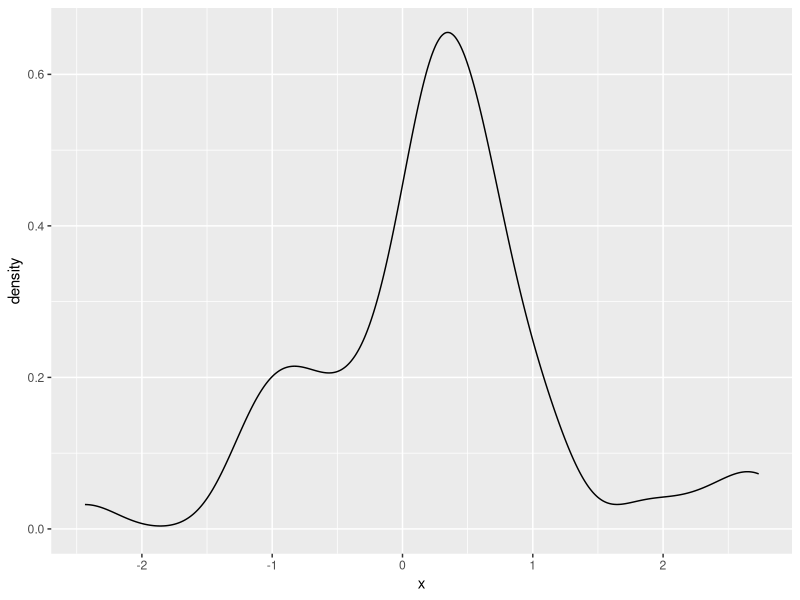
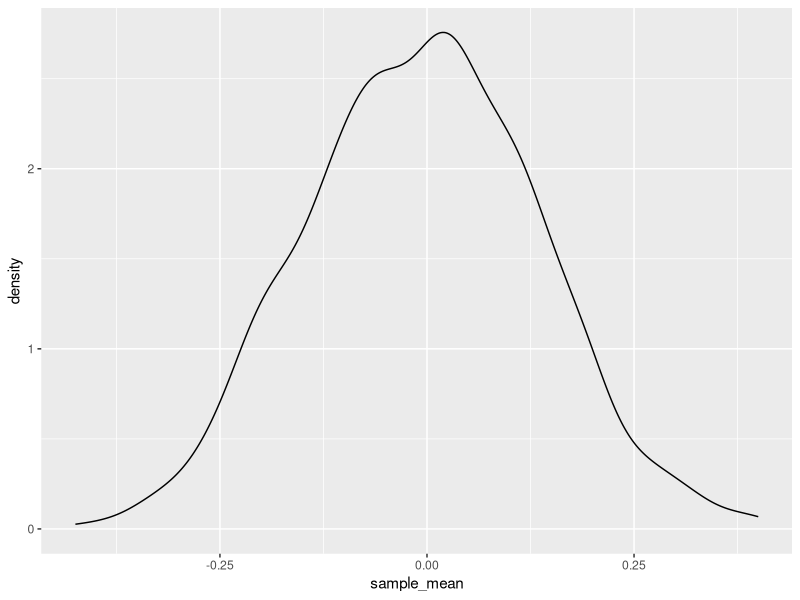
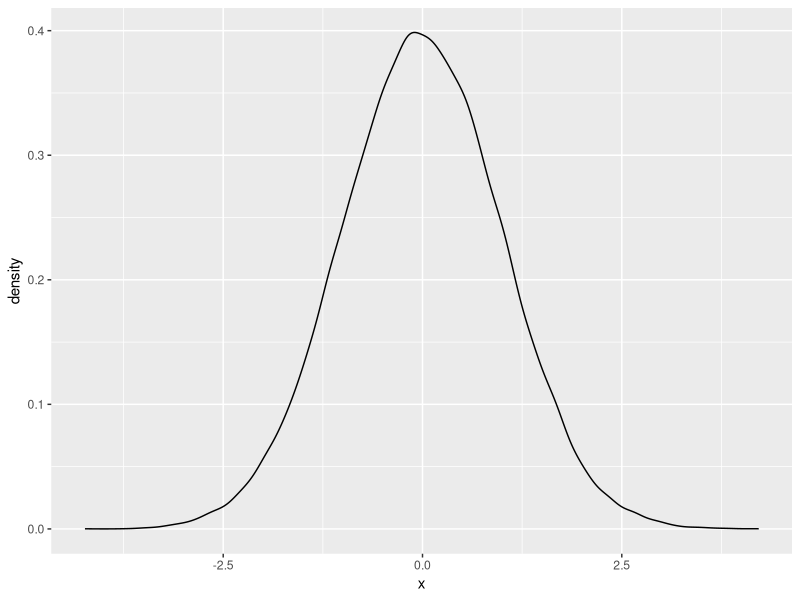
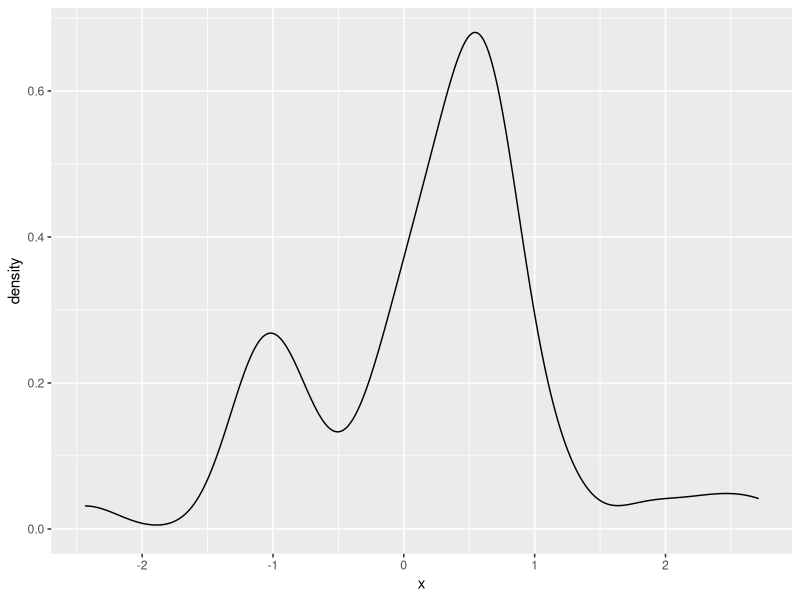
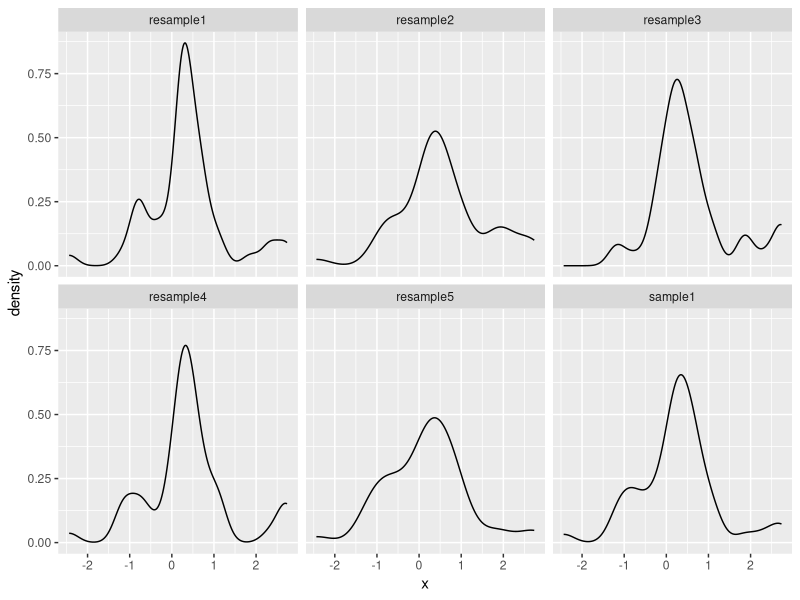
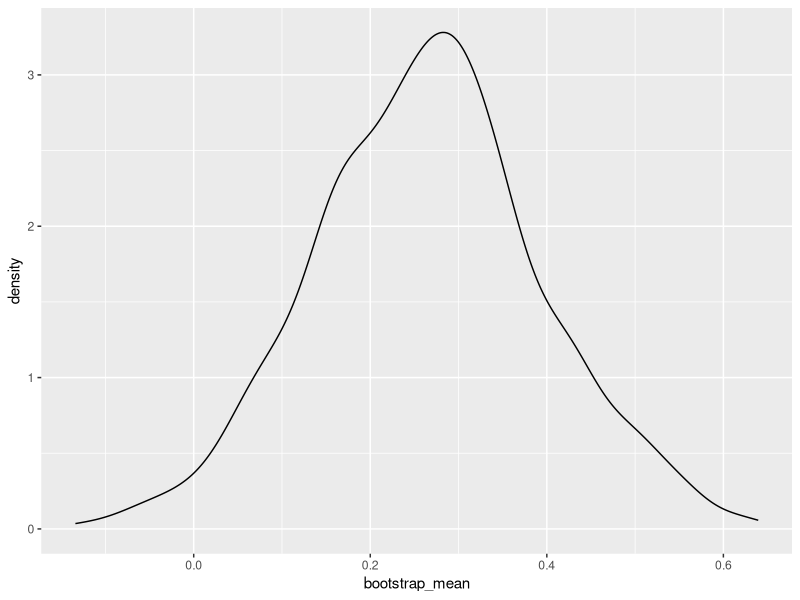
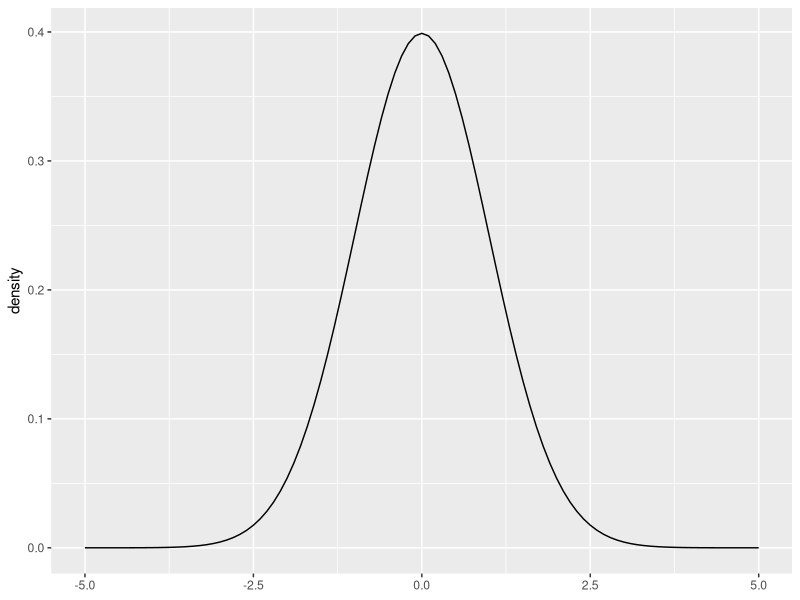
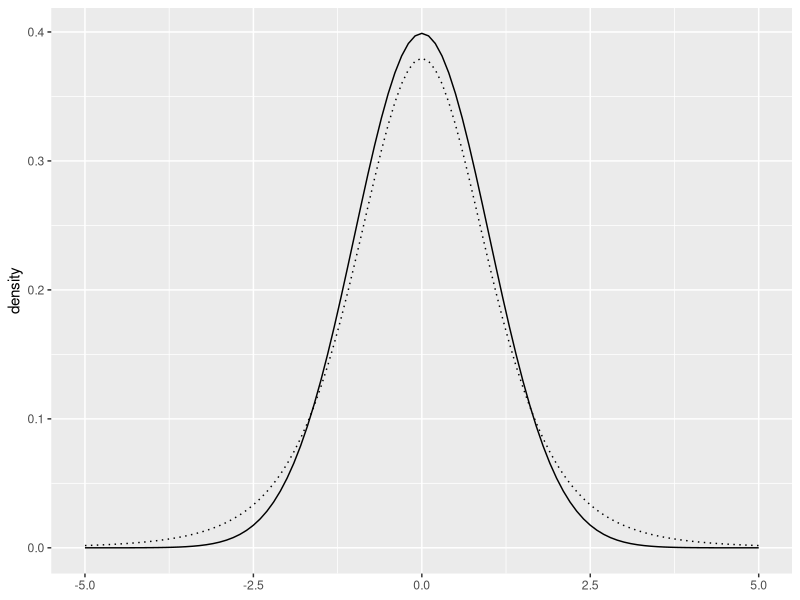

Reproduce these figures in R, in order.
## ---- chunk 1
#| echo: false
#| output: false
set.seed(1215)
sample1 = rnorm(50)
sample2 = rnorm(50)
sample3 = rnorm(50)
## ---- chunk 2
summary(sample1)
## ---- chunk 3
#| label: fig-sample1-density
#| fig-cap: >
#|     Density plot of the empirical distribution of the first sample (50
#|     observations).
library("ggplot2")

ggplot(data.frame(x = sample1)) +
  aes(x = x) +
  geom_density()
## ---- chunk 4
summary(sample2)
## ---- chunk 5
summary(sample3)
## ---- chunk 6
#| echo: false
#| label: fig-sample_mean-density
#| fig-cap: >
#|     Density plot of the sampling distribution of the mean, based on 1,000
#|     estimates.

n = 50  # sample size
k = 1000  # number of samples
x = rnorm(k * n)
m = rowMeans(matrix(x, k, n))

ggplot(data.frame(sample_mean = m)) +
  aes(x = sample_mean) +
  geom_density()
## ---- chunk 7
#| echo: false
#| label: fig-1000samples-density
#| fig-cap: >
#|     Density plot of the empirical distribution of all 1,000 samples
#|     combined (50,000 observations).
ggplot(data.frame(x = x)) +
  aes(x = x) +
  geom_density()
## ---- chunk 8
boot = sample(sample1, replace = TRUE)
## ---- chunk 9
#| label: fig-boot1-density
#| fig-cap: >
#|     Density plot of the first bootstrap resample (50 observations).
ggplot(data.frame(x = boot)) +
  aes(x = x) +
  geom_density()
## ---- chunk 10
mean(boot)
## ---- chunk 11
library("purrr")

b = 1000
boot_resamples = map(seq_len(b), \(i) {
  sample(sample1, replace = TRUE)
})
## ---- chunk 12
#| label: fig-bootstrap_resamples-density
#| fig-cap: >
#|     Density plot of five bootstrap resamples, as well as the original
#|     sample.
slice = 1:5
df = data.frame(
  x = c(sample1, unlist(boot_resamples[slice])),
  # Make a categorical feature to identify each resample.
  sample = rep(
    c("sample1", paste0("resample", slice)),
    each = length(sample1)
  )
)

ggplot(df) +
  aes(x = x) +
  geom_density() +
  facet_wrap(vars(sample))
## ---- chunk 13
boot_means = map_dbl(boot_resamples, mean)
## ---- chunk 14
#| label: fig-bootstrap_mean-density
#| fig-cap: >
#|     Density plot of 1,000 bootstrap sample means. This distribution
#|     approximates the sampling distribution of the mean.
ggplot(data.frame(bootstrap_mean = boot_means)) +
  aes(x = bootstrap_mean) +
  geom_density()
## ---- chunk 15
sd(boot_means)
## ---- chunk 16
quantile(boot_means, c(0.025, 0.975))
## ---- chunk 17
#| echo: false
#| label: fig-standard-normal
#| fig-cap: >
#|     Density plot of the standard normal distribution. The mean is 0 and the
#|     standard deviation is 1.
ggplot() + xlim(-5, 5) + geom_function(fun = dnorm) + ylab("density")
## ---- chunk 18
#| echo: false
#| label: fig-t5
#| fig-cap: >
#|     Density plot of the standard normal distribution (solid) and Student's
#|     t distribution with 5 degrees of freedom (dotted).
ggplot() +
  xlim(-5, 5) +
  geom_function(fun = dt, args = list(df = 5), linetype = "dotted") +
  geom_function(fun = dnorm) +
  ylab("density")
## ---- chunk 19
n = length(sample1)
std_err = sd(sample1) / sqrt(n)

# For a 0.95 = 1 - 0.05 confidence interval.
ci = mean(sample1) + qt(c(0.025, 0.975), n - 1) * std_err
round(ci, 4)
